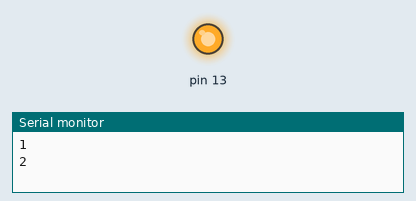
The sketch below on a simulated Arduino Uno, built with avr-gcc and run on an emulated ATmega328P. Shown: output pins drawn as LEDs (lit = HIGH), the last lines printed to the serial monitor.

Above: at 0.75 s.
At 9.5 s:
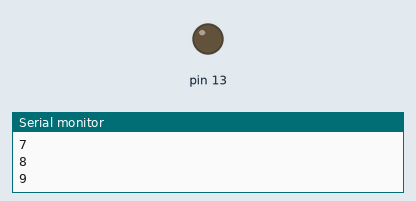
Timing chart, 0 to 14.3 s (numbered marks = the images above):
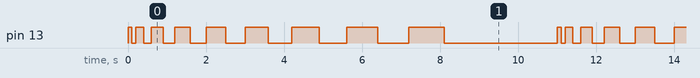

Measured:
- by itself, pin 13: repeats every 11.0 s: LOW 0.10 s, HIGH 0.20 s, LOW 0.20 s, HIGH 0.30 s, LOW 0.30 s, HIGH 0.40 s, LOW 0.40 s, HIGH 0.50 s, LOW 0.50 s, HIGH 0.60 s, LOW 0.60 s, HIGH 0.70 s, LOW 0.70 s, HIGH 0.80 s, LOW 0.80 s, HIGH 0.90 s, LOW 2.9 s, HIGH 0.10 s
- by itself, everything shown: repeats every 11.0 s, in 18 steps

The sketch:

led_v04.ino
```cpp
void setup() {

Serial.begin(9600);
pinMode(13, OUTPUT);
}

void loop() {

for (int i = 1; i < 10; i++) {
    digitalWrite(13,HIGH);
    delay(i*100);
    digitalWrite(13, LOW);
    delay(i*100);
    Serial.println(i);
  }
  delay(1000);
Serial.println("_________");
delay(1000);
}
```
